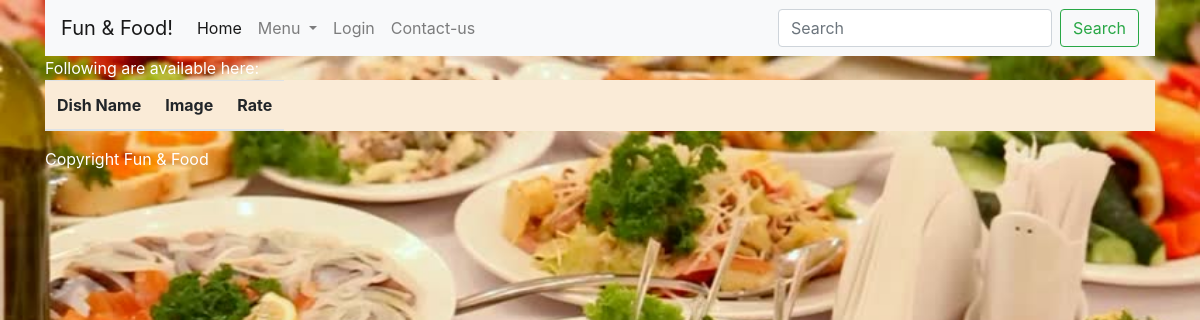
Before: /webpages/menu/chinese with the older database file.
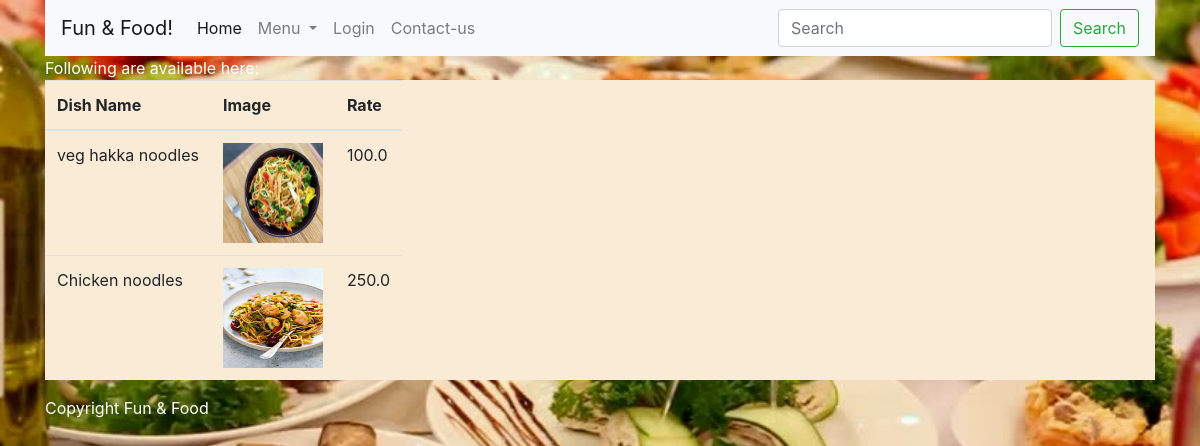
After: the same page with the newer database file.
### webpages/models.py (models this page shows)
class Dish(models.Model):
    name = models.CharField(max_length=50)
    rate = models.FloatField()
    isVeg = models.BooleanField(default=True)
    category = models.CharField(max_length=50)
    image = models.TextField(null = True)
    available_from = models.DateTimeField(default=datetime.datetime.now())
    is_available = models.BooleanField()

### webpages/views.py (the view, shortened to what this page needs)
# urls.py: url(r'menu/(?P<type>[a-zA-Z]+)', views.menu, name='menu'),
def menu(request, type):
    search = request.GET.get('search', None)
    if search is not None:
        menu = Dish.objects.filter(name__icontains = search)
    else:
        if type == "indian":
            menu = Dish.objects.filter(category="indian")
        elif type == "continental":
            menu = Dish.objects.exclude(category="indian")
        elif type == "chinese":
            menu = Dish.objects.filter(category="chinese")
        else:
            menu = []
    is_admin = check_admin(request)
    return render(request=request, template_name='menu.html', context={'menu_items': menu, 'admin_menu':is_admin})

### webpages/views.py (called while the page is built)
def check_admin(request):
    try:
        login_id = request.session['login_id']
        if login_id == '45565$78678#':
            return True
        else:
            return False
    except Exception as e:
        return False

### webpages/templates/menu.html
{% extends 'layout.html' %}
{% block content %}
Following are available here:<br>
<table class="table table-responsive" style="background: antiquewhite;">
    <thead>
        <th>
            Dish Name
        </th>
        <th>
            Image
        </th>
        <th>
            Rate
        </th>
        <tbody>
            {% for item in menu_items %}
            <tr>
                <td>{{ item.name }}</td>
                <td>
                    {% if not item.image %}
                    <img width="100px" height="100px" src="/static/images/default_dish.png"/>
                    {% else %}
                    <img width="100px" height="100px" src="/static/images/{{ item.image }}"/>
                    {% endif %}
                </td>
                <td>{{ item.rate }}</td>
            </tr>
            {% endfor %}
        </tbody>
    </thead>
</table>
{% endblock %}

### webpages/templates/layout.html (shortened to what this page needs)
{% load static %}
<!doctype html>
<html lang="en">
  <head>
    <link rel="stylesheet" href="https://stackpath.bootstrapcdn.com/bootstrap/4.3.1/css/bootstrap.min.css">
  </head>
  <body style="background:url('/static/images/site_bg.jpg'); background-repeat:no-repeat; background-size:cover">
    <div class="container" style="color:white">
      <nav class="navbar navbar-expand-lg navbar-light bg-light">
  <a class="navbar-brand" href="#">Fun & Food!</a>
  <div class="collapse navbar-collapse" id="navbarSupportedContent">
    <ul class="navbar-nav mr-auto">
      <li class="nav-item active">
        <a class="nav-link" href="http://127.0.0.1:8000/webpages/home">Home <span class="sr-only">(current)</span></a>
      </li>
      <li class="nav-item dropdown">
        <a class="nav-link dropdown-toggle" href="#" id="navbarDropdown" role="button" data-toggle="dropdown" aria-haspopup="true" aria-expanded="false">
          Menu
        </a>
      </li>
      {% if admin_menu %}
      <li class="nav-item">
        <a class="nav-link  " href="{% url 'website:logout' %}" tabindex="-1" >Logout</a>
      </li>
      {% else %}
      <li class="nav-item">
        <a class="nav-link  " href="{% url 'website:login' %}" tabindex="-1" >Login</a>
      </li>
      {% endif %}
      <li class="nav-item">
        <a class="nav-link  " href="http://127.0.0.1:8000/webpages/contact-us" tabindex="-1" >Contact-us</a>
      </li>
    </ul>
    <form class="form-inline my-2 my-lg-0">
      <input class="form-control mr-sm-2" id="search_word" name="search" type="search" placeholder="Search" aria-label="Search">
      <button class="btn btn-outline-success my-2 my-sm-0" onclick="search_dish()" type="button">Search</button>
    </form>
  </div>
</nav>
    {% block content %}
    {% endblock %}
    <footer> Copyright Fun & Food</footer>
    </div>
  </body>
</html>

Changed rows visible on the page:
added Dish: name "veg hakka noodles", image (picture), rate "100.0"
added Dish: name "Chicken noodles", image (picture), rate "250.0"
